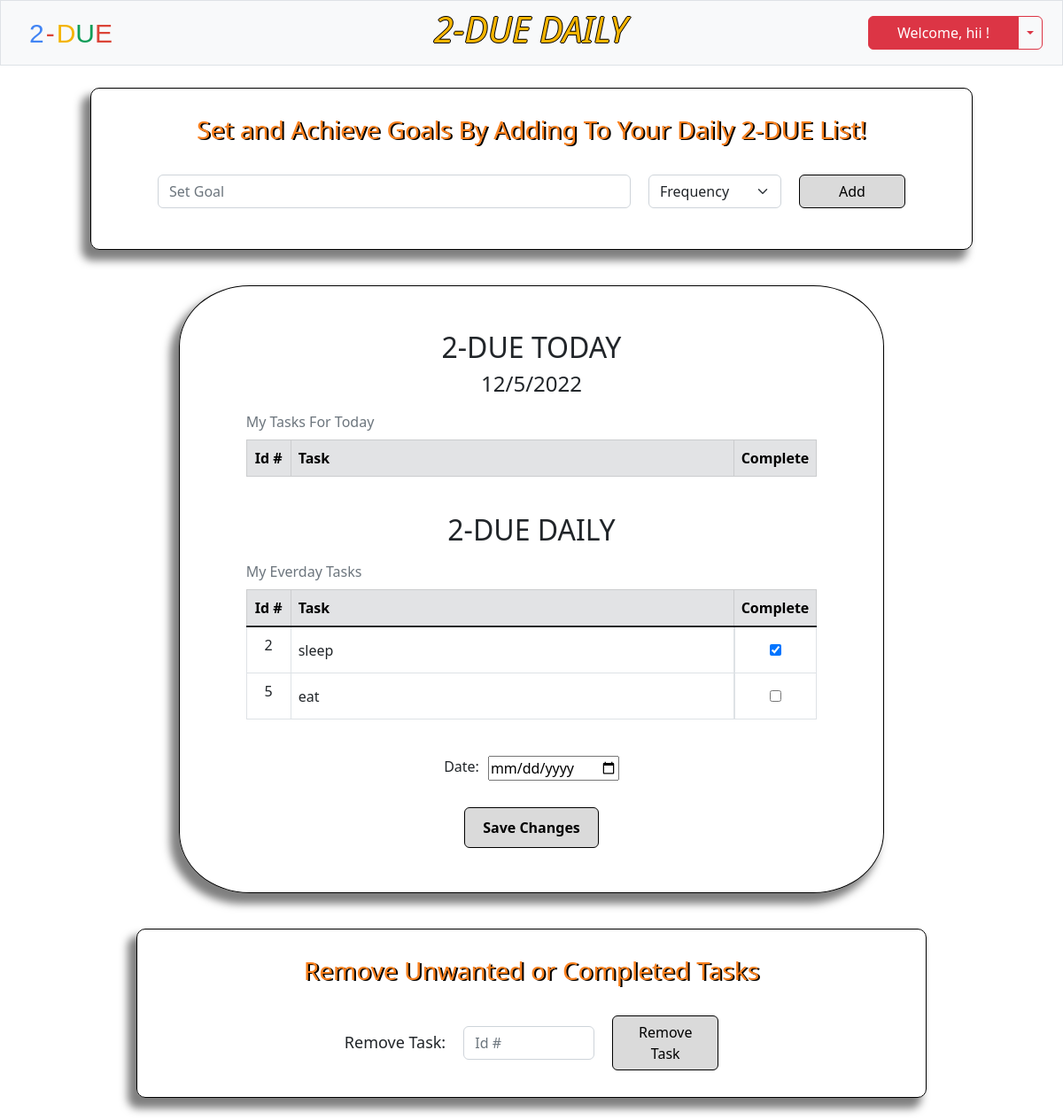
The page /daily (signed in) on the database its author committed.
### tables this page shows
CREATE TABLE users (id INTEGER PRIMARY KEY AUTOINCREMENT NOT NULL, username TEXT NOT NULL, hash TEXT NOT NULL, security_code INTEGER NOT NULL);

CREATE TABLE todo (id INTEGER NOT NULL, task_id INTEGER PRIMARY KEY AUTOINCREMENT NOT NULL, task TEXT NOT NULL, frequency TEXT NOT NULL, completeness TEXT NOT NULL, day INTEGER, month INTEGER, year INTEGER);

### app.py (the view)
@app.route('/daily', methods=['GET', 'POST'])
def daily():
    today = datetime.now()
    day = today.day
    month = today.month
    year = today.year
    if request.method == 'POST':
        if 'save-daily' in request.form:
            if request.form.get('date'):
                today = request.form.get('date').split('-')
                day, month, year = today[2], today[1], today[0]
            rows = db.execute("SELECT * FROM todo WHERE id = (?) AND year = (?) AND month = (?) AND day = (?) AND frequency = (?) OR frequency = (?)", session['user_id'], year, month, day, 'today', 'everyday')
            checked = request.form.getlist('checkbox')
            for row in rows:
                if row['task_id'] not in checked:
                    db.execute("UPDATE todo SET completeness = (?) WHERE task_id = (?)", 'incomplete', row['task_id'])
            for task in checked:
                db.execute("UPDATE todo SET completeness = (?) WHERE task_id = (?)", 'complete', task)
            username = db.execute("SELECT username FROM users WHERE id = ?", session['user_id'])[0]['username']
            daily = db.execute("SELECT * FROM todo WHERE id = (?) AND day = (?) AND month = (?) AND year = (?) AND frequency = (?)", session['user_id'], day, month, year, 'today')
            everyday = db.execute("SELECT * FROM todo WHERE id = (?) AND frequency = (?)", session['user_id'], 'everyday')
            return render_template('daily.html', username=username, daily=daily, everyday=everyday, day=day, month=month, year=year)
        elif 'daily-submit' in request.form:
            username = db.execute("SELECT username FROM users WHERE id = (?)", session['user_id'])[0]['username']
            task = request.form.get('daily')
            frequency = request.form.get('goal-type')
            db.execute("INSERT INTO todo (id, task, frequency, completeness, day, month, year) VALUES (?, ?, ?, ?, ?, ?, ?)", session['user_id'], task, frequency, 'incomplete', day, month, year)
            daily = db.execute("SELECT * FROM todo WHERE id = (?) AND day = (?) AND month = (?) AND year = (?) AND frequency = (?)", session['user_id'], day, month, year, 'today')
            everyday = db.execute("SELECT * FROM todo WHERE id = (?) AND frequency = (?)", session['user_id'], 'everyday')
            return render_template('daily.html', username=username, daily=daily, everyday=everyday, day=day, month=month, year=year)
        elif 'remove-submit' in request.form:
            removed = request.form.get('remove')
            db.execute("DELETE FROM todo WHERE task_id = (?)", removed)
            username = db.execute("SELECT username FROM users WHERE id = ?", session['user_id'])[0]['username']
            daily = db.execute("SELECT * FROM todo WHERE id = (?) AND day = (?) AND month = (?) AND year = (?) AND frequency = (?)", session['user_id'], day, month, year, 'today')
            everyday = db.execute("SELECT * FROM todo WHERE id = (?) AND frequency = (?)", session['user_id'], 'everyday')
            return render_template('daily.html', username=username, daily=daily, everyday=everyday, day=day, month=month, year=year)
    elif request.method == "GET":
        id = session['user_id']
        username = db.execute("SELECT username FROM users WHERE id = ?", id)[0]['username']
        daily = db.execute("SELECT * FROM todo WHERE id = (?) AND day = (?) AND month = (?) AND year = (?) AND frequency = (?)", session['user_id'], day, month, year, 'today')
        everyday = db.execute("SELECT * FROM todo WHERE id = (?) AND frequency = (?)", session['user_id'], 'everyday')
        return render_template('daily.html', username=username, daily=daily, everyday=everyday, day=day, month=month, year=year)

### app.py (called while the page is built)
@app.after_request
def after_request(response):
    response.headers['Cache-Control'] = 'no-cache, no store, must-revalidate'
    response.headers['Expires'] = 0
    response.headers['Pragma'] = 'no-cache'
    return response

### templates/daily.html (shortened to what this page needs)
{% extends 'layout.html' %}
{% block nav %}
    <a class="navbar-brand" href="/daily"><span class="blue">2</span><span class="red dash">-</span><span class="yellow">D</span><span class="green">U</span><span class="red">E</span></a>
    <h2 class="weather-header"><em>2-DUE DAILY</em></h2>
    <div class="login btn-group">
        <button type="button" class="btn btn-danger" id="menu-btn">Welcome, {{ username }} !</button>
        <button type="button" class="btn btn-outline-danger dropdown-toggle dropdown-toggle-split" data-bs-toggle="dropdown" aria-expanded="false">
        </button>
    </div>
{% endblock %}
{% block main %}
    <form action="/daily" class="daily" method="post">
        <div class="daily-header">
            <h3>Set and Achieve Goals By Adding To Your Daily 2-DUE List!</h3>
        </div>
        <div class="mb-3 goals">
            <input autocomplete="off" class="form-control mx-auto w-auto" id="daily" name="daily" placeholder="Set Goal" size="50" required>
            <select class="form-select select" name="goal-type" id="goal-type" required >
                <option value="select" selected disabled>Frequency</option>
            </select>
            <button class="btn btn-primary" id="daily-submit" name="daily-submit" type="submit">Add</button>
        </div>
    </form>
<form action="/daily" class="save-today" method="post">
    <div class="daily-table">
        <h2 style="text-align: center; margin-top: 25px;">2-DUE TODAY </h2>
        <h4 style="text-align: center;">{{ month }}/{{ day }}/{{ year }}</h4>
            <table class="table table-hover table-bordered">
                <caption>My Tasks For Today</caption>
                <thead>
                    <tr class="table-secondary">
                        <th class="text-center task-id">Id #</th>
                        <th class="text-start task-head">Task</th>
                        <th class="text-start">Complete</th>
                    </tr>
                </thead>
            </table>
    </div>
    <div class="daily-table">
        <h2 style="text-align: center;">2-DUE DAILY</h2>
        <table class="table table-hover table-bordered">
            <caption>My Everday Tasks</caption>
            <thead>
                <tr class="table-secondary">
                    <th class="text-center task-id">Id #</th>
                    <th class="text-start task-head">Task</th>
                    <th class="text-start">Complete</th>
                </tr>
            </thead>
            <tbody class="table-group-divider">
            {% if everyday %}
            {% for row in everyday %}
            <tr>
                <td class="text-center">{{ row.task_id }}</td>
                <td class="text-start task">{{ row.task }}</td>
                {% if row.completeness == 'incomplete' %}
                <td class="center-td"><input type='checkbox' id='incomplete' value="{{ row.task_id }}" name="checkbox"></td>
                {% else %}
                <td class="center-td" id="complete"><input type="checkbox" id="complete" value="{{ row.task_id }}" name="checkbox" checked></td>
                {% endif %}
            </tr>
            {% endfor %}
            {% endif %}
            </tbody>
        </table>
    </div>
    <div class="end">
        <label for="date">Date: </label>
        <input type="date" id="date" name="date">
    </div>
    <button type="submit" class="btn btn-primary" id="save-daily" name="save-daily">Save Changes</button>
</form>
    <form action="/daily" class="daily" method="post">
        <div class="daily-header">
            <h3>Remove Unwanted or Completed Tasks</h3>
        </div>
        <div class="remove">
            <label for="remove">Remove Task: </label>
            <input type="number" class="form-control w-auto" autocomplete='off' placeholder='Id #' name="remove" id="remove" required>
            <button class="btn btn-primary" id='remove-submit' name="remove-submit" type="submit">Remove Task</button>
        </div>
    </form>
{% endblock %}

### static/layout.css (style rules this page uses)
.navbar-brand { margin-left: 20px; }
span { font-size: 30px; font-family: 'Product Sans', sans-serif; }
.blue { color: #4285F4; }
.red { color: #DB4437; }
.dash { padding-left: 2px; padding-right: 2px; }
.yellow { color: #F4B400; }
.green { color: #0F9D58; }
.login { margin-right: 10px; }
.btn-primary { width: 120px; color: black; background-color: #dadada; border: 1px solid black; position: relative; }
.weather-header { color: #F4B400; text-shadow: 1px 0 0 #000, 0 -1px 0 #000, 0 1px 0 #000, -1px 0 0 #000; font-size: 40px; margin-left: 75px; }
#menu-btn { width: 170px; font-size: 16px; }
.daily { border: 1px solid black; border-radius: 10px; padding: 30px 75px; margin: 25px 0px; box-shadow: -8px 10px 10px 2px rgba(0, 0, 0, 0.5); display: flex; flex-direction: column; }
.goals { display: flex; gap: 20px; }
.select { width: 150px; }
.daily-header { text-align: center; color:rgb(250, 129, 31); text-shadow: 2px 1px #000; margin-bottom: 25px; min-width: 740px; }
.center-td { display: flex; justify-content: center; align-items: center; }
.center-td input { height: 35px; }
.task-head { min-width: 500px; max-width: 750px; max-height: 52px; }
.task { vertical-align: middle; overflow-x: auto; }
caption { caption-side: top; }
.daily-table { margin-bottom: 25px; }
#save-daily { min-width: fit-content; padding: 10px 20px; font-weight: bold; margin-bottom: 25px; }
.save-today { display: flex; flex-direction: column; align-items: center; border: 1px solid black; border-radius: 10%; margin: 15px 0px; padding: 25px 75px; min-width: 795px; box-shadow: -8px 10px 10px 2px rgba(0, 0, 0, 0.5); }
.task-id { min-width: 50px; }
.remove { display: flex; align-items: center; justify-content: center; gap: 20px; }
.remove > label { font-size: 18px; }
#remove { width: clamp(8ch, 20%, 25ch) !important; }
.end { display: flex; flex-direction: row; gap: 10px; margin-bottom: 30px; }
#date { height: clamp(100%, 1.5em, 2em); }

### rows shown on the page
users: username "hii"
todo: task_id "2", task "sleep"
todo: task_id "5", task "eat"

### other values the page prints
{{ month }} "12"
{{ day }} "5"
{{ year }} "2022"
